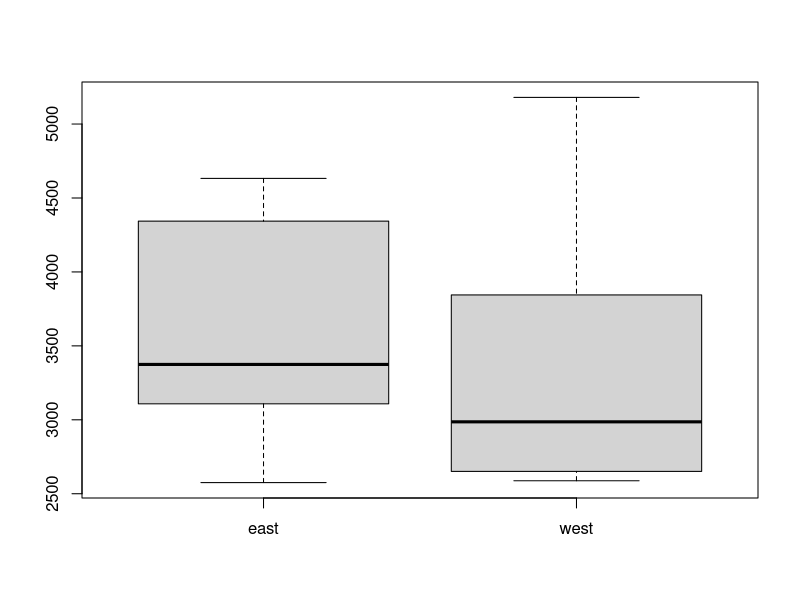

This figure's R source:
# leaf_size.csvを読み込んで、"leaf_size"という名前のデータフレームに格納する。
leaf_size <- read.table("./leaf_size.csv", header=TRUE, encoding="UTF-8", sep=",")

# 箱ひげ図の描画
boxplot(leaf_size)